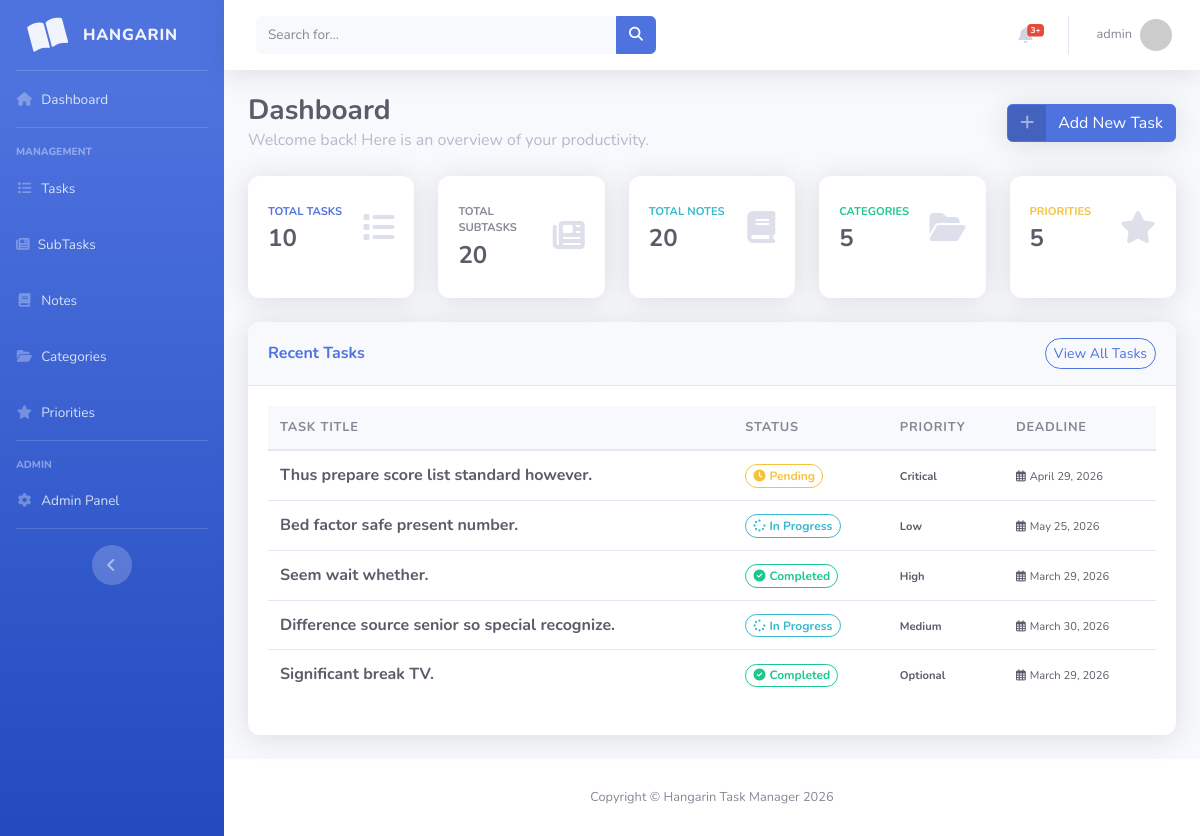
Before: / (signed in) with the older database file.
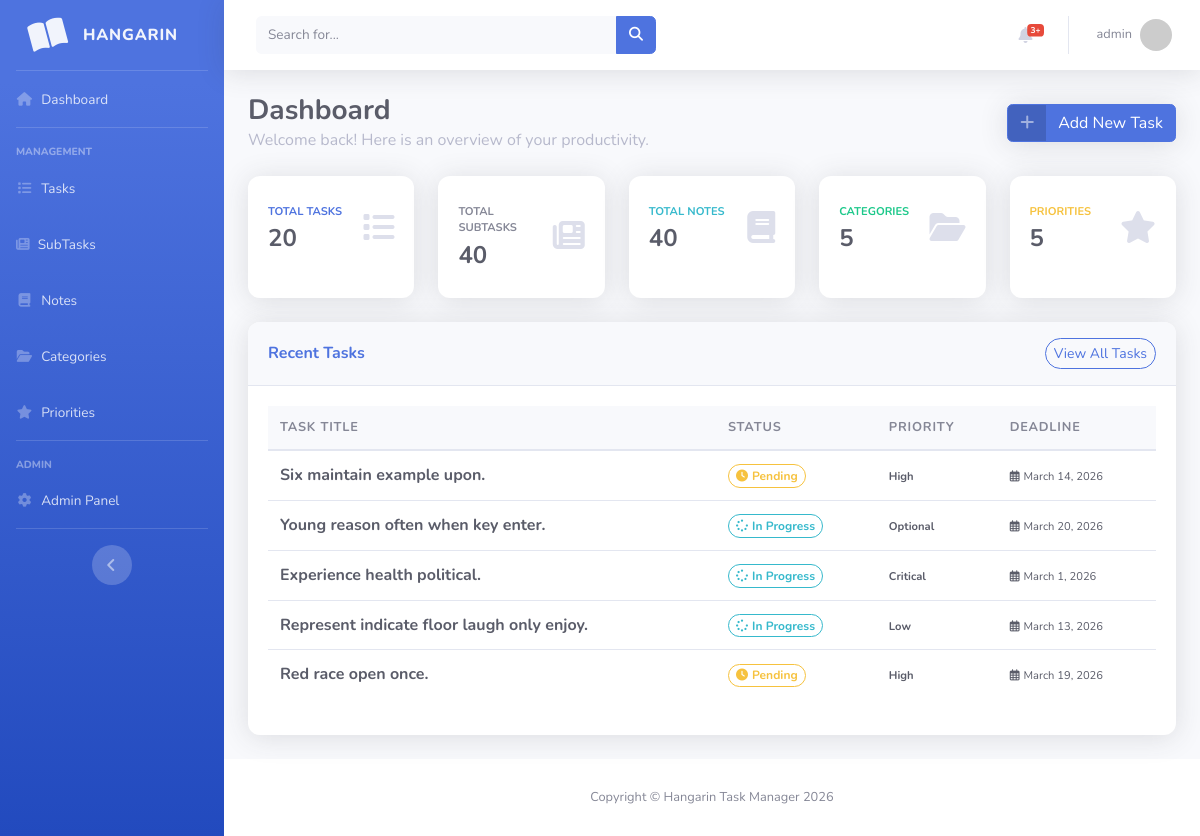
After: the same page with the newer database file.
### taskmanager/models.py (models this page shows, shortened)
class BaseModel(models.Model):
    created_at = models.DateTimeField(auto_now_add=True)
    updated_at = models.DateTimeField(auto_now=True)
    class Meta:
        abstract = True

class Task(BaseModel):
    title = models.CharField(max_length=200)
    description = models.TextField()
    status = models.CharField(
        max_length=50,
        choices=[
            ("Pending", "Pending"),
            ("In Progress", "In Progress"),
            ("Completed", "Completed"),
        ],
        default="Pending"
    )
    deadline = models.DateField()
    priority = models.ForeignKey(Priority, on_delete=models.CASCADE)
    category = models.ForeignKey(Category, on_delete=models.CASCADE)

class Priority(models.Model):
    name = models.CharField(max_length=100)
    class Meta:
        verbose_name = "Priority"
        verbose_name_plural = "Priorities"
    def __str__(self):
        return self.name

### taskmanager/views.py (the view)
# urls.py: path('', views.HomePageView.as_view(), name='home'),
class HomePageView(LoginRequiredMixin, ListView):
    model = Task
    context_object_name = 'home'
    template_name = "home.html"
    def get_context_data(self, **kwargs):
        context = super().get_context_data(**kwargs)
        context['total_tasks'] = Task.objects.count()
        context["total_subtasks"] = SubTask.objects.count()
        context['total_categories'] = Category.objects.count()
        context['total_priorities'] = Priority.objects.count()
        context['total_notes'] = Note.objects.count()
        context['recent_tasks'] = Task.objects.all().order_by('-created_at')[:5]
        return context

### templates/home.html (shortened to what the changed rows need)
{% extends 'base.html' %}
{% load static %}
{% block content %}
<div class="d-sm-flex align-items-center justify-content-between mb-4">
    <div>
        <h1 class="h3 mb-0 text-gray-800 font-weight-bold">Dashboard</h1>
    </div>
</div>
<div class="row">
    <div class="col-xl-custom col-md-6 mb-4">
        <div class="card border-left-primary shadow h-100 py-2">
            <div class="card-body">
                <div class="row no-gutters align-items-center">
                    <div class="col mr-2">
                        <div class="text-xs font-weight-bold text-primary text-uppercase mb-1">Total Tasks</div>
                        <div class="h4 mb-0 font-weight-bold text-gray-800">{{ total_tasks }}</div>
                    </div>
                </div>
            </div>
        </div>
    </div>
    <div class="col-xl-custom col-md-6 mb-4">
        <div class="card border-left-secondary shadow h-100 py-2">
            <div class="card-body">
                <div class="row no-gutters align-items-center">
                    <div class="col mr-2">
                        <div class="text-xs font-weight-bold text-secondary text-uppercase mb-1">Total Subtasks</div>
                        <div class="h4 mb-0 font-weight-bold text-gray-800">{{ total_subtasks }}</div>
                    </div>
                </div>
            </div>
        </div>
    </div>
    <div class="col-xl-custom col-md-6 mb-4">
        <div class="card border-left-info shadow h-100 py-2">
            <div class="card-body">
                <div class="row no-gutters align-items-center">
                    <div class="col mr-2">
                        <div class="text-xs font-weight-bold text-info text-uppercase mb-1">Total Notes</div>
                        <div class="h4 mb-0 font-weight-bold text-gray-800">{{ total_notes }}</div>
                    </div>
                </div>
            </div>
        </div>
    </div>
</div>
<div class="row">
    <div class="col-12">
        <div class="card shadow mb-4">
            <div class="card-body">
                <div class="table-responsive">
                    <table class="table table-hover align-items-center" width="100%" cellspacing="0">
                        <thead class="bg-light">
                            <tr>
                                <th class="text-gray-600">Task Title</th>
                                <th class="text-gray-600">Status</th>
                                <th class="text-gray-600">Priority</th>
                                <th class="text-gray-600">Deadline</th>
                            </tr>
                        </thead>
                        <tbody>
                            {% for task in recent_tasks %}
                            <tr>
                                <td class="font-weight-bold text-gray-800">{{ task.title }}</td>
                                <td>
                                    {% if task.status == 'Completed' %}
                                        <span class="badge badge-pill badge-success-soft text-success border border-success">
                                            <i class="fas fa-check-circle mr-1"></i>{{ task.status }}
                                        </span>
                                    {% elif task.status == 'In Progress' %}
                                        <span class="badge badge-pill badge-info-soft text-info border border-info">
                                            <i class="fas fa-spinner fa-spin mr-1"></i>{{ task.status }}
                                        </span>
                                    {% else %}
                                        <span class="badge badge-pill badge-warning-soft text-warning border border-warning">
                                            <i class="fas fa-clock mr-1"></i>{{ task.status }}
                                        </span>
                                    {% endif %}
                                </td>
                                <td>
                                    <span class="text-xs font-weight-bold">{{ task.priority }}</span>
                                </td>
                                <td>
                                    <span class="text-xs"><i class="far fa-calendar-alt mr-1"></i>{{ task.deadline }}</span>
                                </td>
                            </tr>
                            {% endfor %}
                        </tbody>
                    </table>
                </div>
            </div>
        </div>
    </div>
</div>
{% endblock %}

Changed rows visible on the page:
no longer on this page (row unchanged): Task: title "Thus prepare score list standard however.", status "Pending", priority "Critical", deadline "April 29, 2026"
no longer on this page (row unchanged): Task: title "Bed factor safe present number.", status "In Progress", priority "Low", deadline "May 25, 2026"
no longer on this page (row unchanged): Task: title "Seem wait whether.", status "Completed", priority "High", deadline "March 29, 2026"
no longer on this page (row unchanged): Task: title "Difference source senior so special recognize.", status "In Progress", priority "Medium", deadline "March 30, 2026"
no longer on this page (row unchanged): Task: title "Significant break TV.", status "Completed", priority "Optional", deadline "March 29, 2026"
added Task: title "Six maintain example upon.", status "Pending", priority "High", deadline "March 14, 2026"
added Task: title "Young reason often when key enter.", status "In Progress", priority "Optional", deadline "March 20, 2026"
added Task: title "Experience health political.", status "In Progress", priority "Critical", deadline "March 1, 2026"
added Task: title "Represent indicate floor laugh only enjoy.", status "In Progress", priority "Low", deadline "March 13, 2026"
added Task: title "Red race open once.", status "Pending", priority "High", deadline "March 19, 2026"
Other visible differences:
{{ total_tasks }}: "10" → "20"
{{ total_subtasks }}: "20" → "40"
{{ total_notes }}: "20" → "40"
